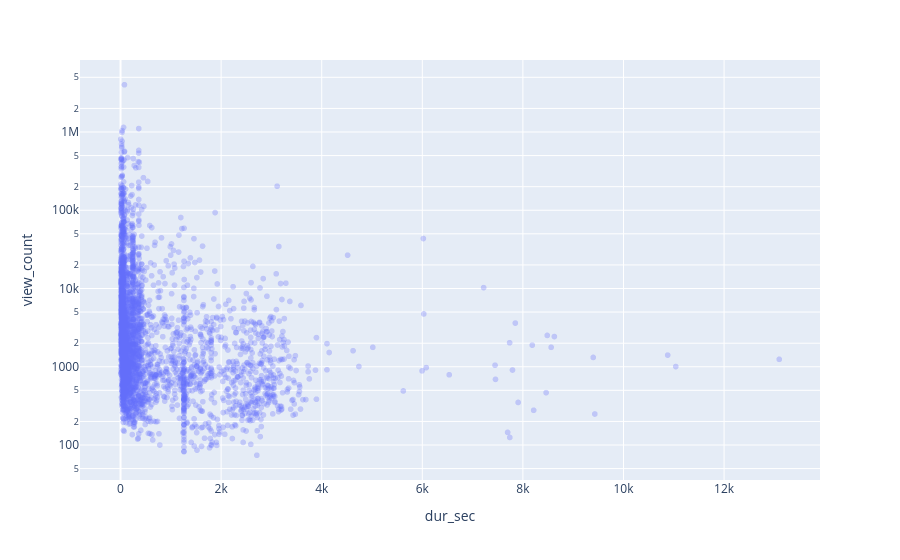

This figure's notebook cell:
### Code cell
base_df['dur_sec'] = pd.to_timedelta(base_df['duration']).dt.total_seconds()
fig = px.scatter(base_df, x='dur_sec', y='view_count', log_y=True, opacity=0.3, hover_data='title')
fig.show()

### Figure 1 — Plotly figure (JSON) as saved in the notebook; plotly's stock layout.template omitted (floating-point values rounded to 4 significant figures; data arrays with more than 128 entries replaced by an {"elided": "..."} marker saying what was removed)
{"data": [{"customdata": {"elided": "3483x1 str values"}, "hovertemplate": "dur_sec=%{x}<br>view_count=%{y}<br>title=%{customdata[0]}<extra></extra>", "legendgroup": "", "marker": {"color": "#636efa", "opacity": 0.3, "symbol": "circle"}, "mode": "markers", "name": "", "showlegend": false, "type": "scattergl", "x": {"elided": "3483 float values"}, "xaxis": "x", "y": {"elided": "3483 int values"}, "yaxis": "y"}], "layout": {"legend": {"tracegroupgap": 0}, "margin": {"t": 60}, "xaxis": {"anchor": "y", "domain": [0, 1], "title": {"text": "dur_sec"}}, "yaxis": {"anchor": "x", "domain": [0, 1], "title": {"text": "view_count"}, "type": "log"}}}
